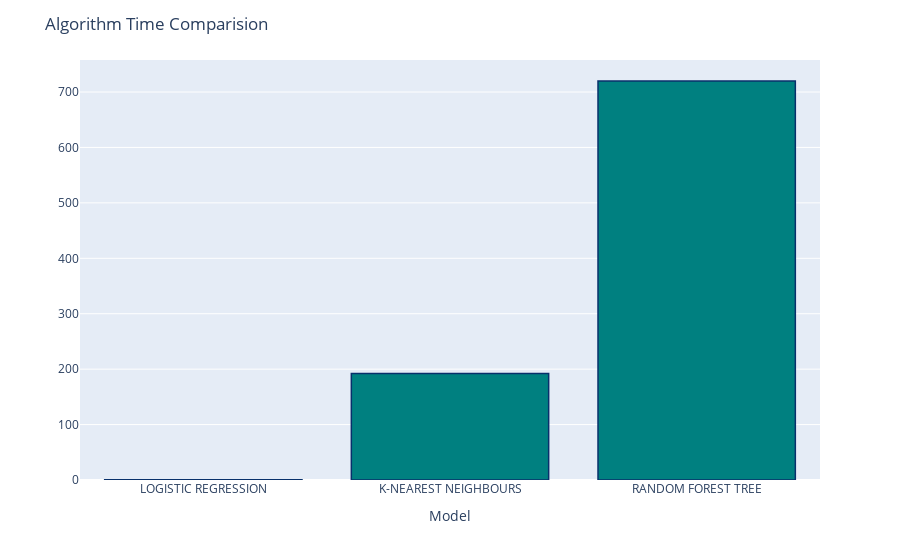

The notebook cell this image was saved under:
### Code cell
fig = px.bar(x=list(algo_time.keys()), y=list(algo_time.values()))
fig.update_traces(marker_color='teal', marker_line_color='rgb(8,48,107)', marker_line_width=1.5)
fig.update_layout(title="Algorithm Time Comparision", xaxis_title="Model", yaxis_title="")
fig.show()

### Figure 1 — Plotly figure (JSON) as saved in the notebook; plotly's stock layout.template omitted (floating-point values rounded to 4 significant figures)
{"data": [{"alignmentgroup": "True", "hovertemplate": "x=%{x}<br>y=%{y}<extra></extra>", "legendgroup": "", "marker": {"color": "teal", "line": {"color": "rgb(8,48,107)", "width": 1.5}, "pattern": {"shape": ""}}, "name": "", "offsetgroup": "", "orientation": "v", "showlegend": false, "textposition": "auto", "type": "bar", "x": ["LOGISTIC REGRESSION", "K-NEAREST NEIGHBOURS", "RANDOM FOREST TREE"], "xaxis": "x", "y": [0.2832, 192.1, 719.9], "yaxis": "y"}], "layout": {"barmode": "relative", "legend": {"tracegroupgap": 0}, "margin": {"t": 60}, "title": {"text": "Algorithm Time Comparision"}, "xaxis": {"anchor": "y", "domain": [0, 1], "title": {"text": "Model"}}, "yaxis": {"anchor": "x", "domain": [0, 1], "title": {"text": ""}}}}
